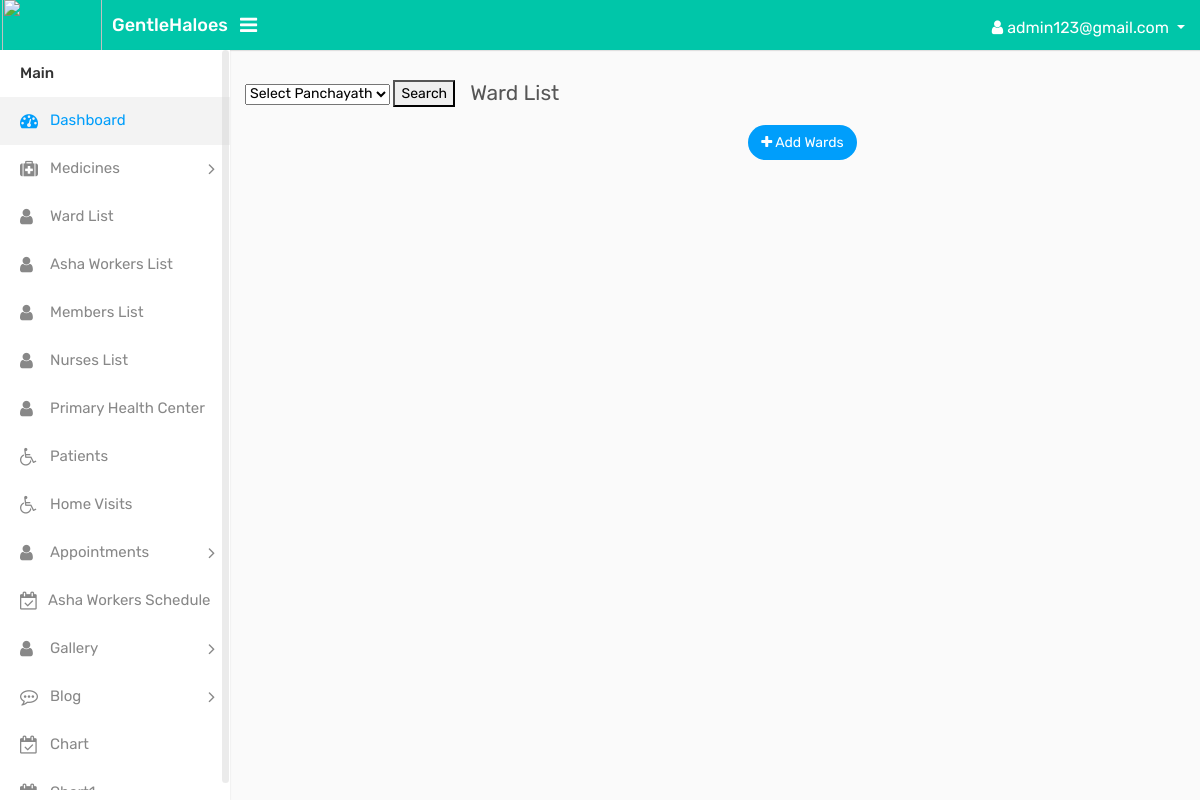
Before: /ad_panward (signed in) with the older database file.
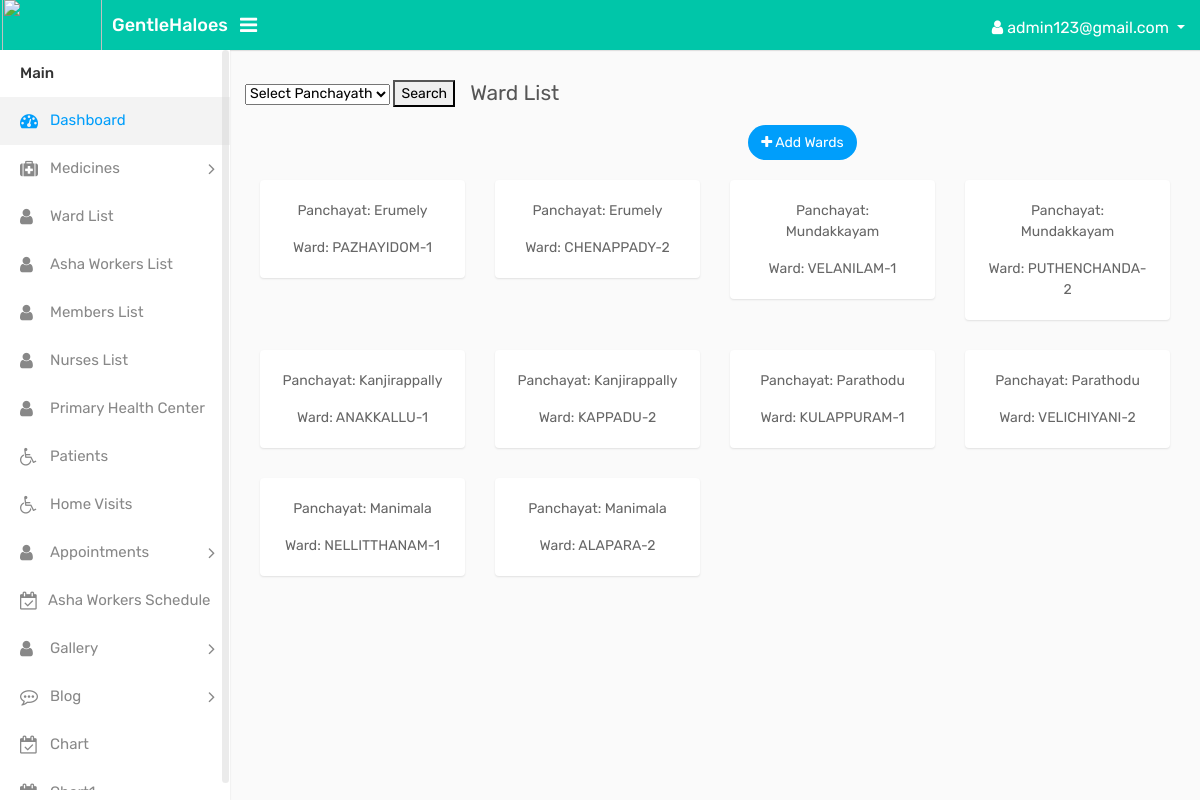
After: the same page with the newer database file.
### GHapp/models.py (models this page shows, shortened)
class Panchayath_Ward(models.Model):
    panchayath= models.CharField(max_length=100)
    ward = models.CharField(max_length=100)

### GHapp/views.py (the view)
# urls.py: path('ad_panward', views.ad_panward, name="ad_panward"),
@login_required(login_url='login_page')
def ad_panward(request):
    panchayaths = Panchayath_Ward.objects.values_list('panchayath', flat=True).distinct()
    if request.method == 'GET' and 'panchayath_search' in request.GET:
        panchayath_search = request.GET.get('panchayath_search')
        pan = Panchayath_Ward.objects.filter(panchayath__icontains=panchayath_search)
    else:
        pan = Panchayath_Ward.objects.all()
    return render(request, 'admin_temp/ad_panward.html', {'pan': pan, 'panchayaths': panchayaths})

### templates/admin_temp/ad_panward.html (shortened to what the changed rows need)
{% load static %}
<!DOCTYPE html>
<html lang="en">
<head>
    <link rel="stylesheet" type="text/css" href="{% static 'assets/css/bootstrap.min.css' %}">
    <link rel="stylesheet" type="text/css" href="{% static 'assets/css/font-awesome.min.css' %}">
    <link rel="stylesheet" type="text/css" href="{% static 'assets/css/style.css' %}">
</head>
<body>
        <div class="page-wrapper">
            <div class="content">
                <div class="row doctor-grid">
                    {% if pan %}
                        {% for pan in pan %}
                            <div class="col-md-4 col-sm-4 col-lg-3">
                                <div class="profile-widget">
                                    <div>
                                        <p class="card-text">Panchayat: {{ pan.panchayath }}</p>
                                        <p class="card-text">Ward: {{ pan.ward }}</p>
                                    </div>
                                </div>
                            </div>
                        {% endfor %}
                    {% else %}
                        {% comment %} <div class="col-md-12">
                            <p>No records found for "{{ search_query }}".</p>
                        </div> {% endcomment %}
                    {% endif %}
                </div>
            </div>
    </div>
</body>
</html>

Changed rows visible on the page:
added Panchayath_Ward: panchayath "Erumely", ward "PAZHAYIDOM-1"
added Panchayath_Ward: panchayath "Erumely", ward "CHENAPPADY-2"
added Panchayath_Ward: panchayath "Mundakkayam", ward "VELANILAM-1"
added Panchayath_Ward: panchayath "Mundakkayam", ward "PUTHENCHANDA-2"
added Panchayath_Ward: panchayath "Kanjirappally", ward "ANAKKALLU-1"
added Panchayath_Ward: panchayath "Kanjirappally", ward "KAPPADU-2"
added Panchayath_Ward: panchayath "Parathodu", ward "KULAPPURAM-1"
added Panchayath_Ward: panchayath "Parathodu", ward "VELICHIYANI-2"
added Panchayath_Ward: panchayath "Manimala", ward "NELLITTHANAM-1"
added Panchayath_Ward: panchayath "Manimala", ward "ALAPARA-2"
